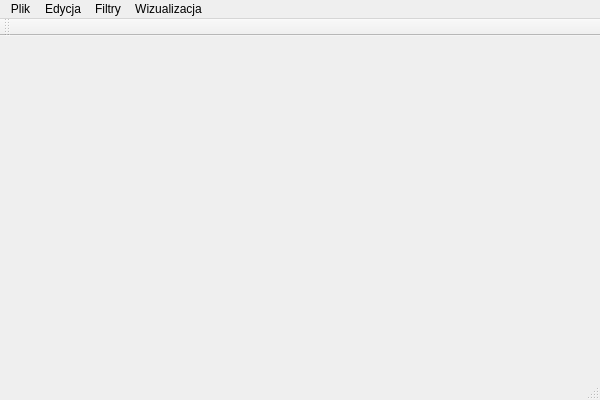
<?xml version="1.0" encoding="UTF-8"?>
<ui version="4.0">
 <class>MainWindow</class>
 <widget class="QMainWindow" name="MainWindow">
  <property name="geometry">
   <rect>
    <x>0</x>
    <y>0</y>
    <width>600</width>
    <height>400</height>
   </rect>
  </property>
  <property name="windowTitle">
   <string>MainWindow</string>
  </property>
  <widget class="QWidget" name="centralWidget"/>
  <widget class="QToolBar" name="mainToolBar">
   <attribute name="toolBarArea">
    <enum>TopToolBarArea</enum>
   </attribute>
   <attribute name="toolBarBreak">
    <bool>false</bool>
   </attribute>
  </widget>
  <widget class="QStatusBar" name="statusBar"/>
  <widget class="QMenuBar" name="menuBar">
   <property name="geometry">
    <rect>
     <x>0</x>
     <y>0</y>
     <width>600</width>
     <height>23</height>
    </rect>
   </property>
   <widget class="QMenu" name="menuPlik">
    <property name="title">
     <string>Plik</string>
    </property>
    <addaction name="actionOtworz"/>
    <addaction name="actionZamknij"/>
    <addaction name="actionWyjscie"/>
   </widget>
   <widget class="QMenu" name="menuEdycja">
    <property name="title">
     <string>Edycja</string>
    </property>
    <addaction name="actionJasnosc_Kontrast_Gamma"/>
    <addaction name="actionRGB_CMYK"/>
    <addaction name="actionRGB_HSL"/>
    <addaction name="actionCIE_XYZ"/>
    <addaction name="actionLAB"/>
   </widget>
   <widget class="QMenu" name="menuFiltry">
    <property name="title">
     <string>Filtry</string>
    </property>
    <addaction name="actionFiltry_liniowe_2"/>
    <addaction name="actionFiltry_nieliniowe_2"/>
    <addaction name="actionFiltr_Gaussa_2"/>
    <addaction name="actionUnsharpMask"/>
   </widget>
   <widget class="QMenu" name="menuWizualizacja">
    <property name="title">
     <string>Wizualizacja</string>
    </property>
    <addaction name="actionHistogram"/>
    <addaction name="actionFourier"/>
   </widget>
   <addaction name="menuPlik"/>
   <addaction name="menuEdycja"/>
   <addaction name="menuFiltry"/>
   <addaction name="menuWizualizacja"/>
  </widget>
  <action name="actionOtworz">
   <property name="text">
    <string>Otworz</string>
   </property>
  </action>
  <action name="actionJasnosc_Kontrast_Gamma">
   <property name="text">
    <string>BCG</string>
   </property>
  </action>
  <action name="actionZamknij">
   <property name="text">
    <string>Zamknij</string>
   </property>
  </action>
  <action name="actionDddd">
   <property name="text">
    <string>dddd</string>
   </property>
  </action>
  <action name="actionRGB_CMYK">
   <property name="text">
    <string>CMYK</string>
   </property>
  </action>
  <action name="actionRGB_HSL">
   <property name="text">
    <string>HSL</string>
   </property>
  </action>
  <action name="actionTest">
   <property name="text">
    <string>test</string>
   </property>
  </action>
  <action name="actionCIE_XYZ">
   <property name="text">
    <string>XYZ</string>
   </property>
  </action>
  <action name="actionLAB">
   <property name="text">
    <string>LAB</string>
   </property>
  </action>
  <action name="actionFiltr_Gaussa">
   <property name="text">
    <string>Filtr Gaussa</string>
   </property>
  </action>
  <action name="actionFiltry_liniowe">
   <property name="text">
    <string>Filtry liniowe</string>
   </property>
  </action>
  <action name="actionFiltry_nieliniowe">
   <property name="text">
    <string>Filtry nieliniowe</string>
   </property>
  </action>
  <action name="actionFiltry_liniowe_2">
   <property name="text">
    <string>Liniowe</string>
   </property>
  </action>
  <action name="actionFiltry_nieliniowe_2">
   <property name="text">
    <string>Nieliniowe</string>
   </property>
  </action>
  <action name="actionFiltr_Gaussa_2">
   <property name="text">
    <string>Gaussa</string>
   </property>
  </action>
  <action name="actionUnsharpMask">
   <property name="text">
    <string>UMask</string>
   </property>
  </action>
  <action name="actionWyjscie">
   <property name="text">
    <string>Wyjscie</string>
   </property>
  </action>
  <action name="actionHistogram">
   <property name="text">
    <string>Histogram</string>
   </property>
  </action>
  <action name="actionFourier">
   <property name="text">
    <string>Fourier</string>
   </property>
  </action>
 </widget>
 <layoutdefault spacing="6" margin="11"/>
 <resources/>
 <connections/>
</ui>
